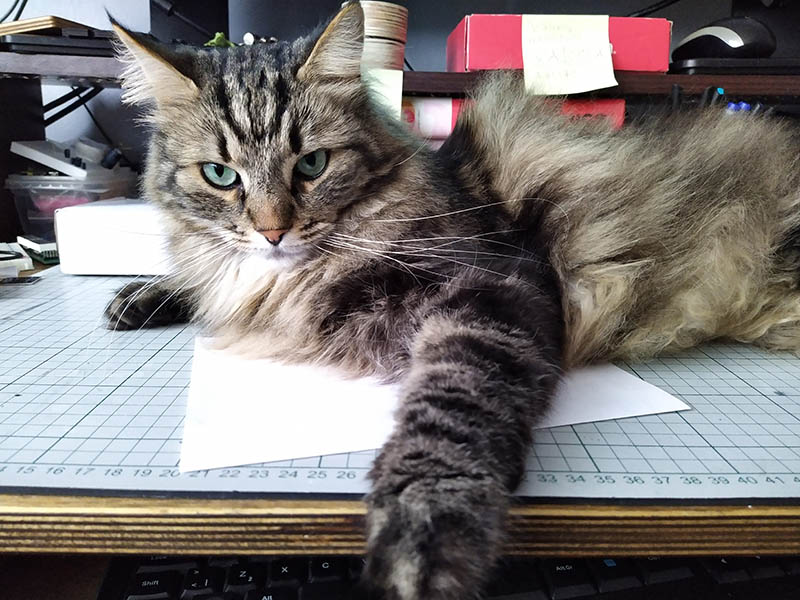
#> input picture images/cat.jpg, 800 x 600 px
$ python opencv_cource.py
#> lines starting #> are read from the running program, lines starting #| are printed output that depends on the picture; after the words box and inside, x2 and y2 are one past the last pixel; in counts of white or black regions, pixels touching at a corner belong together
#!/usr/bin/env python3
'''
Tauno Erik
04.05.2021
pip install opencv-contrib-python   #
pip install caer                    # https://github.com/jasmcaus/caer

Sources:https://www.youtube.com/watch?v=oXlwWbU8l2o
        https://github.com/jasmcaus/opencv-course

Deep learning:https://www.youtube.com/watch?v=VyWAvY2CF9c
'''

import os
import cv2 as cv
import numpy as np

def full_path(filename):
    ''' Returns full path to file. '''
    folder = os.path.dirname(__file__) # File location
    full_path = os.path.join(folder, filename)
    return full_path

# [208 lines left out: functions read_show_img, read_show_video, rescale_frame, change_res, rescale_show_video, draw and 12 more, not called in this run]

def contours2():
    img = cv.imread(full_path('images/cat.jpg'))
#> img is the input picture: shape (600, 800, 3); mean B, G, R 116.2, 117.6, 122.9
    blank = np.zeros(img.shape, dtype='uint8')

    gray = cv.cvtColor(img, cv.COLOR_BGR2GRAY)
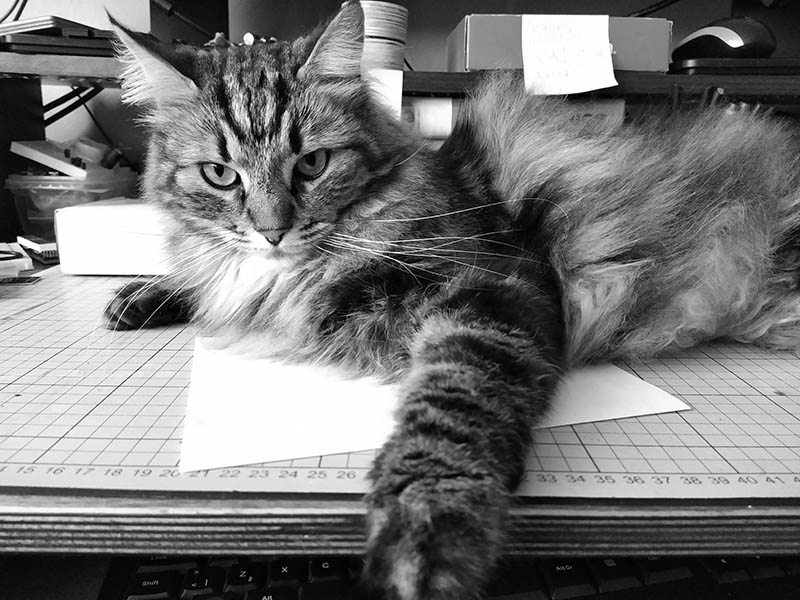
#> gray: shape (600, 800); min 0, max 255, mean 119
    ret, thresh = cv.threshold(gray, 125, 255, cv.THRESH_BINARY)
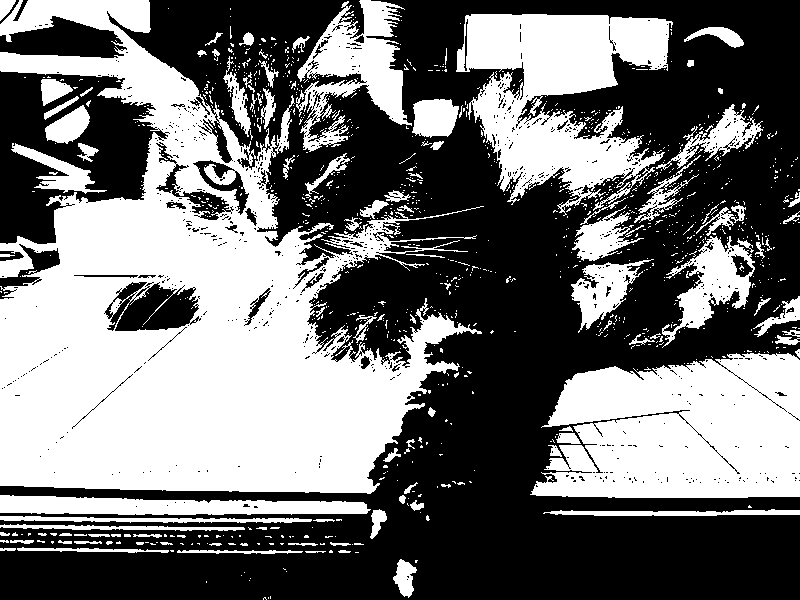
#> thresh: shape (600, 800); 44.7% white; 1115 white regions (1003 under 20 px)

    #contours, hierarchies = cv.findContours(canny, cv.RETR_TREE, cv.CHAIN_APPROX_NONE)         # hirarical
    #contours, hierarchies = cv.findContours(canny, cv.RETR_EXTERNAL, cv.CHAIN_APPROX_NONE)     # external contours
    contours, hierarchies = cv.findContours(thresh, cv.RETR_LIST, cv.CHAIN_APPROX_SIMPLE)          # all contours
#> contours = 2650 contours, 2504 with area under 20; largest, box (x1, y1, x2, y2) and area: (0, 0, 484, 494) 119860, (530, 353, 800, 498) 31304, (456, 14, 673, 216) 23349, (296, 0, 412, 152) 7448, (0, 495, 371, 515) 5037
    # cv.CHAIN_APPROX_NONE

    print(f'{len(contours)} contours found')
#| 2650 contours found
    cv.imshow('Thresh', thresh)

    cv.drawContours(blank, contours, -1, (0,255,0), 1)
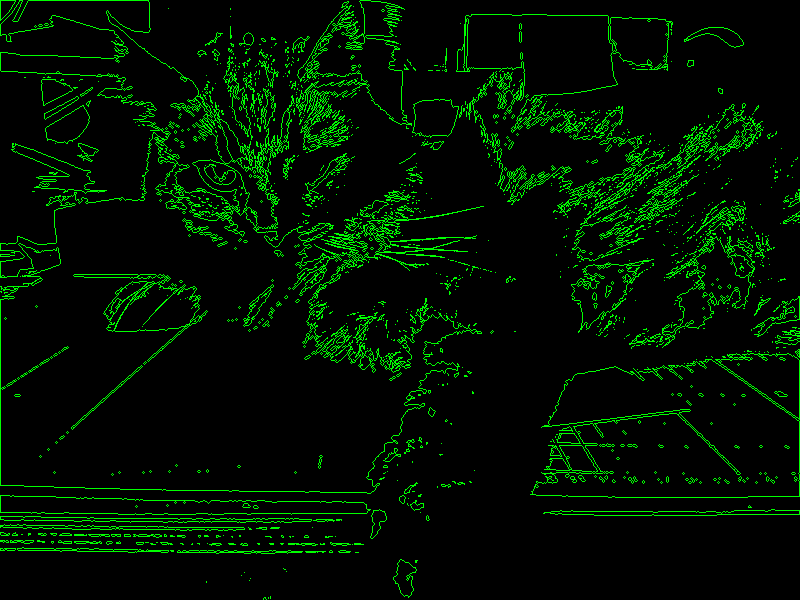
#> blank: shape (600, 800, 3); mean of channels 0, 1, 2 0, 18.1, 0; drawn as B, G, R
    cv.imshow('Kontuurid', blank)

    cv.waitKey(0)

####################################################################
if __name__ == "__main__":
    print("Tere!")
    # [14 lines of commented-out code are left out]
    contours2()
